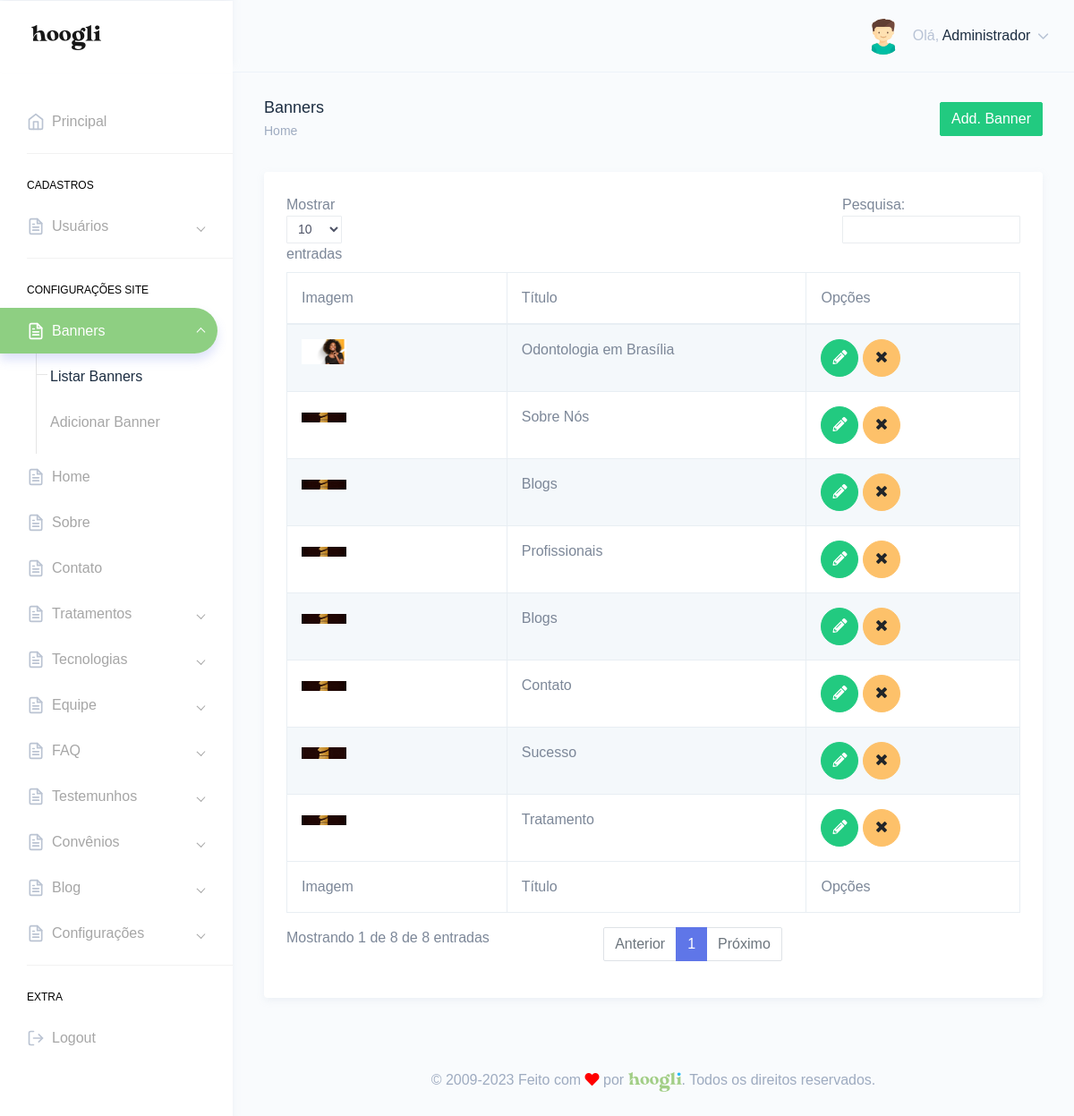
/painel/banners.php (signed in), run on the app's committed database.
### tables this page shows
CREATE TABLE `tbl_usuarios` (
  `id` int NOT NULL,
  `nome` varchar(250) DEFAULT NULL,
  `email` varchar(250) DEFAULT NULL,
  `telefone` varchar(250) DEFAULT NULL,
  `endereco` varchar(250) DEFAULT NULL,
  `cpf` varchar(100) DEFAULT NULL,
  `login` varchar(100) DEFAULT NULL,
  `senha` varchar(100) DEFAULT NULL,
  `foto` varchar(250) DEFAULT NULL,
  `id_cargo` int DEFAULT NULL,
  `sexo` varchar(2) DEFAULT NULL,
  `perm_cad_usuario` varchar(2) DEFAULT NULL,
  `perm_relatorio` varchar(2) DEFAULT NULL,
  `perm_add_usuario` varchar(2) DEFAULT NULL,
  `perm_edit_usuario` varchar(2) DEFAULT NULL,
  `perm_del_usuario` varchar(2) DEFAULT NULL,
  `perm_cad_contato` varchar(2) DEFAULT NULL,
  `perm_edit_contato` varchar(2) DEFAULT NULL,
  `perm_del_contato` varchar(2) DEFAULT NULL,
  `perm_edit_contato_nf` varchar(3) DEFAULT NULL,
  `perm_pag_principal_rm` varchar(2) DEFAULT NULL,
  `perm_pag_principal_uc` varchar(2) DEFAULT NULL,
  `admin_geral` varchar(2) DEFAULT NULL,
  `data_frase` date DEFAULT NULL,
  `id_frase` int DEFAULT NULL,
  `frase_lida` varchar(2) DEFAULT NULL
);

CREATE TABLE `tbl_sliders` (
  `id` int NOT NULL,
  `foto` varchar(250) DEFAULT NULL,
  `titulo1` varchar(250) DEFAULT NULL,
  `titulo2` varchar(250) DEFAULT NULL,
  `breve` text,
  `tem_botao` varchar(2) DEFAULT NULL,
  `nome_botao` varchar(250) DEFAULT NULL,
  `link_botao` varchar(250) DEFAULT NULL,
  `lado_texto` varchar(2) DEFAULT NULL,
  `tem_titulo2` enum('S','N') NOT NULL,
  `tem_imagem_mobile` enum('S','N') DEFAULT 'N',
  `imagem_mobile` varchar(250) DEFAULT NULL,
  `embed` varchar(255) DEFAULT NULL,
  `icone` varchar(255) DEFAULT NULL,
  `tem_video` enum('S','N') DEFAULT 'N',
  `imagem2` varchar(90) DEFAULT NULL,
  `titulo` varchar(100) DEFAULT NULL,
  `breve2` varchar(250) DEFAULT NULL,
  `legenda` varchar(250) DEFAULT NULL,
  `texto_ancora` text
);

### Connection/con-pdo.php (called while the page is built, shortened)
<?php
$conInstanciada = '';
if(empty($conInstanciada)) {
	class Conexao {
		private static $pdo;
		public static function getInstance() {
		if (!isset(self::$pdo)) {
		 try {
		  $opcoes = array(PDO::MYSQL_ATTR_INIT_COMMAND => 'SET NAMES utf8', PDO::ATTR_PERSISTENT => TRUE);
		  self::$pdo = new PDO("mysql:host=" . HOST . "; dbname=" . DBNAME . "; charset=" . CHARSET . ";", USER, PASSWORD, $opcoes);
		  self::$pdo->setAttribute(PDO::ATTR_ERRMODE, PDO::ERRMODE_EXCEPTION);
		 } catch (PDOException $e) {
		  print "Erro: " . $e->getMessage();
		 }
		}
		return self::$pdo;
		}
	}
}

### Class/acesso.class.php (called while the page is built, shortened)
<?php
$AcessoInstanciada = '';
if(empty($AcessoInstanciada)) {
	if(file_exists('Connection/conexao.php')) {
		require_once('Connection/con-pdo.php');
		require_once('Class/funcoes.php');
	} else {
		require_once('../Connection/con-pdo.php');
		require_once('../Class/funcoes.php');
	}
	class Acesso {
		private $pdo = null;
		private static $Acesso = null;
		private function __construct($conexao){
			$this->pdo = $conexao;
		}
		public static function getInstance($conexao){
			if (!isset(self::$Acesso)):
				self::$Acesso = new Acesso($conexao);
			endif;
			return self::$Acesso;
		}
		function rsDados($id='', $idCargo='', $orderBy='', $limite='') {
			$sqlLimite = '';
			$sqlOrdem = '';
			$sql = '';
			$nCampos = 0;
			if(!empty($id)) {
				$sql .= " and id = ?";
				$nCampos++;
				$campo[$nCampos] = $id;
			}
			try{
				$sql = "SELECT * FROM tbl_usuarios where 1=1 $sql $sqlOrdem $sqlLimite";
				$stm = $this->pdo->prepare($sql);
				for($i=1; $i<=$nCampos; $i++) {
					$stm->bindValue($i, $campo[$i]);
				}
				$stm->execute();
				$rsDados = $stm->fetchAll(PDO::FETCH_OBJ);
				if($id <> '' or $limite == 1) {
					return($rsDados[0]);
				} else {
					return($rsDados);
				}
			} catch(PDOException $erro){
				echo $erro->getMessage();
			}
		}
	}
}

### painel/verifica.php (called while the page is built, shortened)
<?php
include "../Class/acesso.class.php";
$verificaRestrito = Acesso::getInstance(Conexao::getInstance());
include "../Class/banners.class.php";
$banners = Banners::getInstance(Conexao::getInstance());
$verificaRestrito->restritoAdmin();
$dadosUsuarioLogado = $verificaRestrito->rsDados($_SESSION['dadosLogado']->id);
?>

### Class/funcoes.php (called while the page is built, shortened)
<?php
  function icone_genero($genero) {
    switch ($genero) {
      case "M": return "assets/images/avatars/boy.svg"; break;
    }
  }
?>

### Class/banners.class.php (called while the page is built, shortened)
<?php
$BannersInstanciada = '';
if(empty($BannersInstanciada)) {
	if(file_exists('Connection/conexao.php')) {
		require_once('Connection/con-pdo.php');
		require_once('Class/funcoes.php');
	} else {
		require_once('../Connection/con-pdo.php');
		require_once('../Class/funcoes.php');
	}
	class Banners {
		private $pdo = null;
		private static $Banners = null;
		private function __construct($conexao){
			$this->pdo = $conexao;
		}
		public static function getInstance($conexao){
			if (!isset(self::$Banners)):
				self::$Banners = new Banners($conexao);
			endif;
			return self::$Banners;
		}
		function rsDados($id='', $orderBy='', $limite='') {
			$nCampos = 0;
			$sql = '';
			$sqlOrdem = '';
			$sqlLimite = '';
			try{
				$sql = "SELECT * FROM tbl_sliders where 1=1 $sql $sqlOrdem $sqlLimite";
				$stm = $this->pdo->prepare($sql);
				for($i=1; $i<=$nCampos; $i++) {
					$stm->bindValue($i, $campo[$i]);
				}
				$stm->execute();
				$rsDados = $stm->fetchAll(PDO::FETCH_OBJ);
				if($id <> '' or $limite == 1) {
					return($rsDados[0]);
				} else {
					return($rsDados);
				}
			} catch(PDOException $erro){
				echo $erro->getMessage();
			}
		}
	}
}

### painel/banners.php (the view, shortened to what this page needs)
<?php include "verifica.php";
$puxaBanners = $banners->rsDados();
?>
<!DOCTYPE html>
<html dir="ltr" lang="pt-br">
<head>
    <link href="dist/css/style.min.css" rel="stylesheet">
</head>
<body>
    <div id="main-wrapper" data-theme="light" data-layout="vertical" data-navbarbg="skin6" data-sidebartype="full" data-sidebar-position="fixed" data-header-position="fixed" data-boxed-layout="full">
      <?php include "header.php";?>
       <?php include "inc-menu-lateral.php";?>
        <div class="page-wrapper">
            <div class="page-breadcrumb">
                <div class="row">
                    <div class="col-7 align-self-center">
                        <h4 class="page-title text-truncate text-dark font-weight-medium mb-1">Banners</h4>
                        <div class="d-flex align-items-center">
                            <nav aria-label="breadcrumb">
                                <ol class="breadcrumb m-0 p-0">
                                    <li class="breadcrumb-item"><a href="." class="text-muted">Home</a></li>
                                </ol>
                            </nav>
                        </div>
                    </div>
                    <div class="col-5 align-self-center">
                        <a href="add-banner.php" class="btn btn-success float-right">Add. Banner</a>
                    </div>
                </div>
            </div>
            <div class="container-fluid">
                <div class="row">
                    <div class="col-12">
                        <div class="card">
                            <div class="card-body">
                                <div class="table-responsive">
                                    <table id="zero_config" class="table table-striped table-bordered no-wrap">
                                        <thead>
                                            <tr>
                                                <th>Imagem</th>
                                                <th>Título</th>
                                                <th>Opções</th>
                                            </tr>
                                        </thead>
                                        <tbody>
                                            <?php
                                            if(count($puxaBanners) > 0){
                                            foreach($puxaBanners as $banner){?>
                                            <tr>
                                                <td>
                                                    <?php if(isset($banner->foto) && !empty($banner->foto)){?>
                                                    <img src="../img/<?php echo $banner->foto;?>" width="50">
                                                    <?php }?>
                                                    </td>
                                                <td><?php echo $banner->titulo1;?></td>
                                                <td>
                                                    <a href="editar-banner.php?id=<?php echo $banner->id;?>" class="btn btn-success btn-circle"><i class="fas fa-pencil-alt"></i></a>
                                                    <a href="javascript:;" class="btn btn-warning btn-circle" onclick="excluir('banners.php', <?php echo $banner->id;?>, 'excluirBanner')"><i class="fa fa-times"></i></a>
                                                </td>
                                            </tr>
                                            <?php } }?>
                                        </tbody>
                                        <tfoot>
                                            <tr>
                                                <th>Imagem</th>
                                                <th>Título</th>
                                                <th>Opções</th>
                                            </tr>
                                        </tfoot>
                                    </table>
                                </div>
                            </div>
                        </div>
                    </div>
                </div>
            </div>
        <?php include "footer.php";?>
        </div>
    </div>
</body>
</html>

### painel/header.php (shortened to what this page needs)
<header class="topbar" data-navbarbg="skin6">
            <nav class="navbar top-navbar navbar-expand-md">
                <div class="navbar-header" data-logobg="skin6">
                    <div class="navbar-brand">
                        <a href=".">
                            <span class="logo-text">
                                <img src="assets/images/hoogli_logo.png" alt="homepage" class="dark-logo" />
                            </span>
                        </a>
                    </div>
                </div>
                <div class="navbar-collapse collapse" id="navbarSupportedContent">
                    <ul class="navbar-nav float-right">
                        <li class="nav-item dropdown">
                            <a class="nav-link dropdown-toggle" href="javascript:void(0)" data-toggle="dropdown"
                                aria-haspopup="true" aria-expanded="false">
                                <?php if(!empty($dadosUsuarioLogado->foto)){?>
                                <img src="../img/<?php echo $dadosUsuarioLogado->foto;?>" alt="<?php echo $dadosUsuarioLogado->nome;?>" class="rounded-circle" width="40">
                                <?php }else{?>
                                <img src="<?php echo icone_genero($dadosUsuarioLogado->sexo);?>" alt="<?php echo $dadosUsuarioLogado->nome;?>" class="rounded-circle" width="40">
                                <?php }?>
                                <span class="ml-2 d-none d-lg-inline-block"><span>Olá,</span> <span
                                        class="text-dark"><?php echo $dadosUsuarioLogado->nome;?></span> <i data-feather="chevron-down"
                                        class="svg-icon"></i></span>
                            </a>
                        </li>
                    </ul>
                </div>
            </nav>
        </header>

### data on the page
tbl_usuarios: nome "Administrador"
tbl_sliders: foto (picture), titulo1 "Odontologia em Brasília"
tbl_sliders: foto (picture), titulo1 "Sobre Nós"
tbl_sliders: foto (picture), titulo1 "Blogs"
tbl_sliders: foto (picture), titulo1 "Profissionais"
tbl_sliders: foto (picture), titulo1 "Blogs"
tbl_sliders: foto (picture), titulo1 "Contato"
tbl_sliders: foto (picture), titulo1 "Sucesso"
tbl_sliders: foto (picture), titulo1 "Tratamento"
